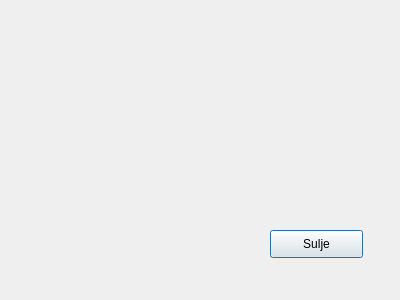
<?xml version="1.0" encoding="UTF-8"?>
<ui version="4.0">
 <class>Tapahtumat</class>
 <widget class="QDialog" name="Tapahtumat">
  <property name="geometry">
   <rect>
    <x>0</x>
    <y>0</y>
    <width>400</width>
    <height>300</height>
   </rect>
  </property>
  <property name="windowTitle">
   <string>Dialog</string>
  </property>
  <widget class="QPushButton" name="btnSulje">
   <property name="geometry">
    <rect>
     <x>270</x>
     <y>230</y>
     <width>93</width>
     <height>28</height>
    </rect>
   </property>
   <property name="text">
    <string>Sulje</string>
   </property>
  </widget>
 </widget>
 <resources/>
 <connections/>
</ui>
